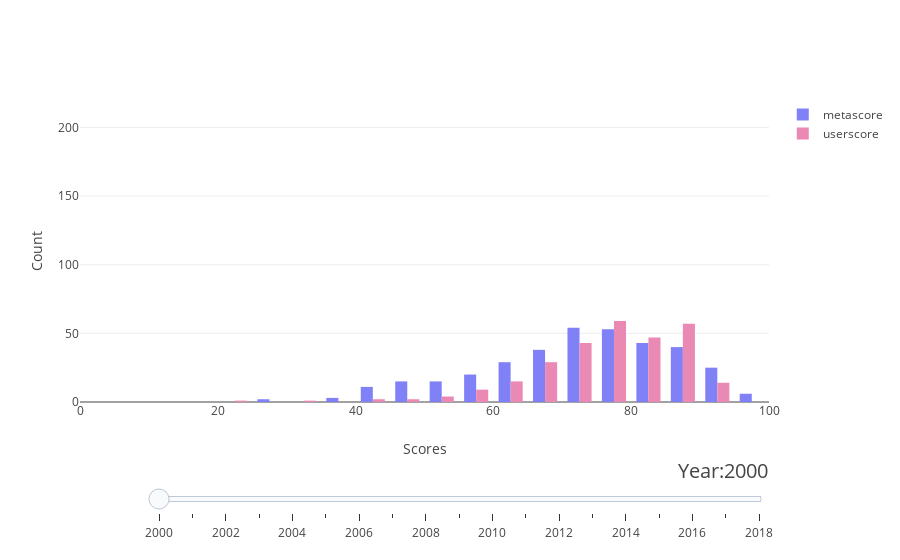

Notebook source saved alongside this figure:
### Code cell
#Plotting meta_games data as histogram, both user-and metascores per year, with a slider.
years = list(range(2000, 2019))
   
# make figure
figure = {
    'data': [],
    'layout': {},
    'frames': []
}

# fill in most of layout
figure['layout']['xaxis'] = {'range': [0, 100], 'title': 'Scores'}
figure['layout']['yaxis'] = {'range': [0, 220],'title': 'Count'}
figure['layout']['bargap'] = 0.3
figure['layout']['hovermode'] = 'closest'
figure['layout']['sliders'] = {
    'args': [
        'transition', {
            'duration': 400,
            'easing': 'cubic-in-out'
        }
    ],
    'initialValue': '2000',
    'plotlycommand': 'animate',
    'values': years,
    'visible': True
}
figure['layout']['updatemenus'] = [
    {
        #REMOVED BUTTONS HERE
        'direction': 'left',
        'pad': {'r': 10, 't': 87},
        'showactive': False,
        'type': 'buttons',
        'x': 0.1,
        'xanchor': 'right',
        'y': 0,
        'yanchor': 'top'
    }
]

sliders_dict = {
    'active': 0,
    'yanchor': 'top',
    'xanchor': 'left',
    'currentvalue': {
        'font': {'size': 20},
        'prefix': 'Year:',
        'visible': True,
        'xanchor': 'right'
    },
    'transition': {'duration': 300, 'easing': 'cubic-in-out'},
    'pad': {'b': 10, 't': 50},
    'len': 0.9,
    'x': 0.1,
    'y': 0,
    'steps': []
}

# make data
year = 2000
userscore_raw2000 = (meta_games_years[2000]['userscore'])
userscore_list2000 = np.sort(userscore_raw2000.astype(np.float)*10)
meta_games_by_year= meta_games[meta_games['year'] == year]

#2 datadicts which are put into figure['data'], like trace 1 and 2
data_dict_2000meta = H({
    'x': list(meta_games_by_year['metascore']), #changed _and_cont
    #'histnorm': 'percent',
    #'y': list(dataset_by_year['gdpPercap']), #changed _and_cont
    "histfunc" : "count",
    'name': "metascore",
    'xbins' : dict(
            start=0,
            end=100,
            size=5
    ),
    'marker' : dict(
        color='#8181F7'
    )
})
figure['data'].append(data_dict_2000meta)

data_dict_2000user = H({
    'x': userscore_list2000,
    #'histnorm': 'percent',
    'histfunc': 'count',
    'name': "userscore",
    'xbins': dict(
        start=0,
        end=100,
        size=5
    ),
    'marker': dict(
        color='#EB89B5'
    )
})

figure['data'].append(data_dict_2000user)

#make frames for histogram slider
for year in years:
    frame = {'data': [], 'name': str(year)}
    meta_games_by_year= meta_games[meta_games['year'] == year]
    
    data_dict1 = H({
            'x': list(meta_games_by_year['metascore']),
            #'histnorm': 'percent',
            'histfunc': 'count',
            'name': "metascore",
            'xbins': dict(
                start=0,
                end=100,
                size=5
            ),
            'marker':dict(
                color='#8181F7'
    )
    })
    
    userscore_raw = (meta_games_years[year]['userscore'])
    userscore_list = np.sort(userscore_raw.astype(np.float)*10)
    
    data_dict2 = H({
            'x': userscore_list,
            #'histnorm': 'percent',
            'histfunc': 'count',
            'name': "userscore",
            'xbins': dict(
                start=0,
                end=100,
                size=5
            ),
            'marker': dict(
                color='#EB89B5'
    )
    })
    frame['data'].append(data_dict1)
    frame['data'].append(data_dict2)
    
    figure['frames'].append(frame)
    slider_step = {'args': [
        [year],
        {'frame': {'duration': 300, 'redraw': True},
         'mode': 'immediate',
       'transition': {'duration': 300}}
     ],
     'label': year,
     'method': 'animate'}
    sliders_dict['steps'].append(slider_step)
    
figure['layout']['sliders'] = [sliders_dict]

iplot(figure)

### Figure 1 — Plotly figure (JSON) as saved in the notebook; plotly's stock layout.template omitted (floating-point values rounded to 4 significant figures; data arrays with more than 128 entries replaced by an {"elided": "..."} marker saying what was removed)
{"data": [{"histfunc": "count", "marker": {"color": "#8181F7"}, "name": "metascore", "type": "histogram", "uid": "0f6e2be4-04be-4fb3-ab25-102c8e0136a1", "x": {"elided": "354 int values"}, "xbins": {"end": 100, "size": 5, "start": 0}}, {"histfunc": "count", "marker": {"color": "#EB89B5"}, "name": "userscore", "type": "histogram", "uid": "a331227c-8664-45d3-8d2d-adfc04fca34b", "x": {"elided": "354 int values"}, "xbins": {"end": 100, "size": 5, "start": 0}}], "layout": {"bargap": 0.3, "hovermode": "closest", "sliders": [{"active": 0, "currentvalue": {"font": {"size": 20}, "prefix": "Year:", "visible": true, "xanchor": "right"}, "len": 0.9, "pad": {"b": 10, "t": 50}, "steps": [{"args": [[2000], {"frame": {"duration": 300, "redraw": true}, "mode": "immediate", "transition": {"duration": 300}}], "label": "2000", "method": "animate"}, {"args": [[2001], {"frame": {"duration": 300, "redraw": true}, "mode": "immediate", "transition": {"duration": 300}}], "label": "2001", "method": "animate"}, {"args": [[2002], {"frame": {"duration": 300, "redraw": true}, "mode": "immediate", "transition": {"duration": 300}}], "label": "2002", "method": "animate"}, {"args": [[2003], {"frame": {"duration": 300, "redraw": true}, "mode": "immediate", "transition": {"duration": 300}}], "label": "2003", "method": "animate"}, {"args": [[2004], {"frame": {"duration": 300, "redraw": true}, "mode": "immediate", "transition": {"duration": 300}}], "label": "2004", "method": "animate"}, {"args": [[2005], {"frame": {"duration": 300, "redraw": true}, "mode": "immediate", "transition": {"duration": 300}}], "label": "2005", "method": "animate"}, {"args": [[2006], {"frame": {"duration": 300, "redraw": true}, "mode": "immediate", "transition": {"duration": 300}}], "label": "2006", "method": "animate"}, {"args": [[2007], {"frame": {"duration": 300, "redraw": true}, "mode": "immediate", "transition": {"duration": 300}}], "label": "2007", "method": "animate"}, {"args": [[2008], {"frame": {"duration": 300, "redraw": true}, "mode": "immediate", "transition": {"duration": 300}}], "label": "2008", "method": "animate"}, {"args": [[2009], {"frame": {"duration": 300, "redraw": true}, "mode": "immediate", "transition": {"duration": 300}}], "label": "2009", "method": "animate"}, {"args": [[2010], {"frame": {"duration": 300, "redraw": true}, "mode": "immediate", "transition": {"duration": 300}}], "label": "2010", "method": "animate"}, {"args": [[2011], {"frame": {"duration": 300, "redraw": true}, "mode": "immediate", "transition": {"duration": 300}}], "label": "2011", "method": "animate"}, {"args": [[2012], {"frame": {"duration": 300, "redraw": true}, "mode": "immediate", "transition": {"duration": 300}}], "label": "2012", "method": "animate"}, {"args": [[2013], {"frame": {"duration": 300, "redraw": true}, "mode": "immediate", "transition": {"duration": 300}}], "label": "2013", "method": "animate"}, {"args": [[2014], {"frame": {"duration": 300, "redraw": true}, "mode": "immediate", "transition": {"duration": 300}}], "label": "2014", "method": "animate"}, {"args": [[2015], {"frame": {"duration": 300, "redraw": true}, "mode": "immediate", "transition": {"duration": 300}}], "label": "2015", "method": "animate"}, {"args": [[2016], {"frame": {"duration": 300, "redraw": true}, "mode": "immediate", "transition": {"duration": 300}}], "label": "2016", "method": "animate"}, {"args": [[2017], {"frame": {"duration": 300, "redraw": true}, "mode": "immediate", "transition": {"duration": 300}}], "label": "2017", "method": "animate"}, {"args": [[2018], {"frame": {"duration": 300, "redraw": true}, "mode": "immediate", "transition": {"duration": 300}}], "label": "2018", "method": "animate"}], "transition": {"duration": 300, "easing": "cubic-in-out"}, "x": 0.1, "xanchor": "left", "y": 0, "yanchor": "top"}], "updatemenus": [{"direction": "left", "pad": {"r": 10, "t": 87}, "showactive": false, "type": "buttons", "x": 0.1, "xanchor": "right", "y": 0, "yanchor": "top"}], "xaxis": {"range": [0, 100], "title": "Scores"}, "yaxis": {"range": [0, 220], "title": "Count"}}}
